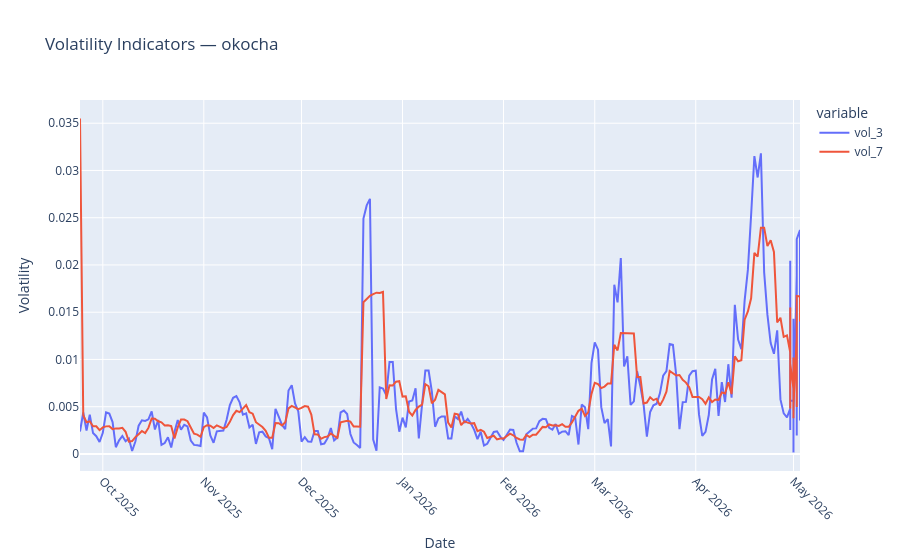

Notebook code cell kept with this figure:
### Markdown cell above
## 8. Visualizing Volatility

Volatility features help the model understand how “risky” or unstable a player’s price is.

### Code cell
sample_player = df_features["player_name"].unique()[0]
player_data = df_features[df_features["player_name"] == sample_player]

fig = px.line(player_data, x="date", y=["vol_3", "vol_7"], title=f"Volatility Indicators — {sample_player}")
fig.update_xaxes(title_text="Date", tickangle=45)
fig.update_yaxes(title_text="Volatility")
fig.show()

### Figure 1 — Plotly figure (JSON) as saved in the notebook; plotly's stock layout.template omitted (floating-point values rounded to 4 significant figures; data arrays with more than 128 entries replaced by an {"elided": "..."} marker saying what was removed)
{"data": [{"hovertemplate": "variable=vol_3<br>date=%{x}<br>value=%{y}<extra></extra>", "legendgroup": "vol_3", "line": {"color": "#636efa", "dash": "solid"}, "marker": {"symbol": "circle"}, "mode": "lines", "name": "vol_3", "orientation": "v", "showlegend": true, "type": "scatter", "x": {"elided": "290 str values"}, "xaxis": "x", "y": {"elided": "290 float values"}, "yaxis": "y"}, {"hovertemplate": "variable=vol_7<br>date=%{x}<br>value=%{y}<extra></extra>", "legendgroup": "vol_7", "line": {"color": "#EF553B", "dash": "solid"}, "marker": {"symbol": "circle"}, "mode": "lines", "name": "vol_7", "orientation": "v", "showlegend": true, "type": "scatter", "x": {"elided": "290 str values"}, "xaxis": "x", "y": {"elided": "290 float values"}, "yaxis": "y"}], "layout": {"legend": {"title": {"text": "variable"}, "tracegroupgap": 0}, "title": {"text": "Volatility Indicators — okocha"}, "xaxis": {"anchor": "y", "domain": [0, 1], "tickangle": 45, "title": {"text": "Date"}}, "yaxis": {"anchor": "x", "domain": [0, 1], "title": {"text": "Volatility"}}}}
